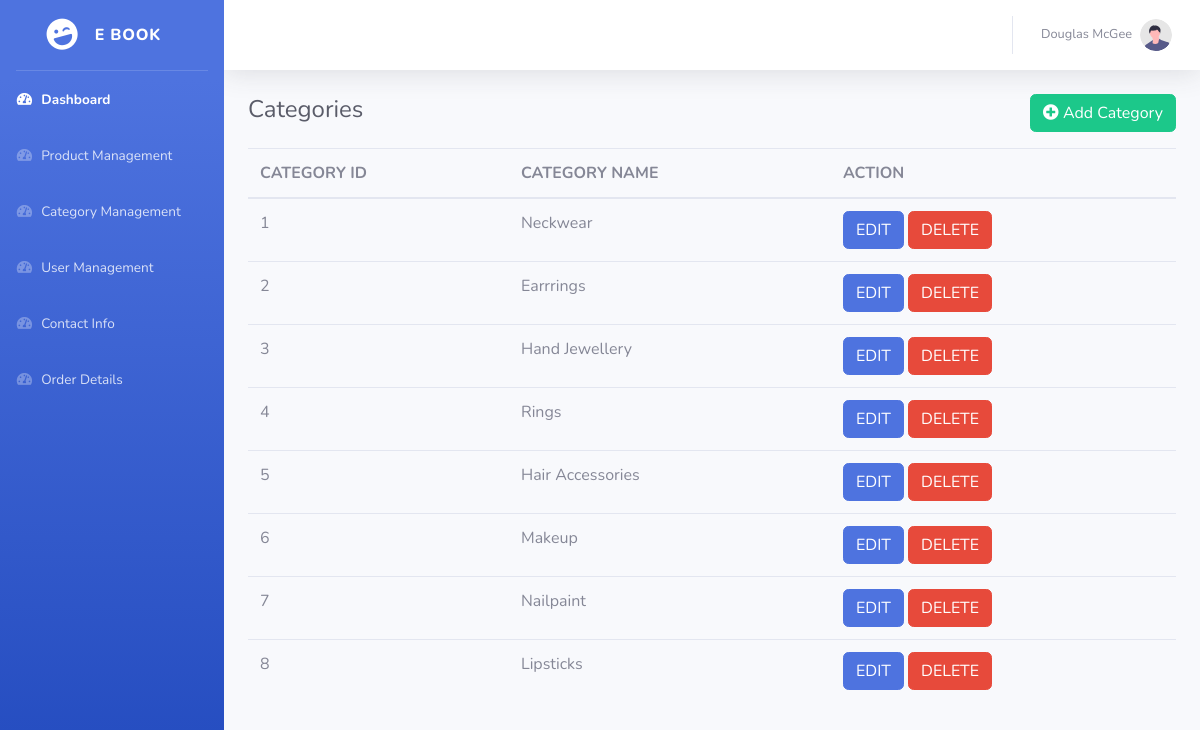
The page /backend/category_display.php (signed in) on the database its author committed.
### tables this page shows
CREATE TABLE `catagories` (
  `cat_id` int(11) NOT NULL,
  `cat_name` varchar(50) NOT NULL
);

### backend/category_display.php (the view, shortened to what this page needs)
<!DOCTYPE html>
<html lang="en">
<head>
    <link href="vendor/fontawesome-free/css/all.min.css" rel="stylesheet" type="text/css">
    <link href="css/sb-admin-2.min.css" rel="stylesheet">
</head>
<body id="page-top">
    <div id="wrapper">
        <?php
       include('./sidebar.php');
       ?>
        <div id="content-wrapper" class="d-flex flex-column">
            <div id="content">
               <?php
include("./navbar.php");
               ?>
                <div class="px-4">
    <div class="d-flex justify-content-between align-items-center mb-3">
        <h1 class="h4 text-gray-800">Categories</h1>
        <a href="category_add.php" class="btn btn-success">
            <i class="fas fa-plus-circle"></i> Add Category
        </a>
    </div>
                <table class="table">
<thead>
  <tr>
    <th scope="col">CATEGORY ID</th>
    <th scope="col">CATEGORY NAME</th>
    <th scope="col">ACTION</th>
  </tr>
</thead>
<tbody>
<?php
include('./connection.php');
    $sql = "SELECT * FROM `catagories`";
    $data = mysqli_query($conn,$sql);
    while($result = mysqli_fetch_assoc($data)){
echo "
  <tr>
    <td>{$result['cat_id']}</td>
    <td>{$result['cat_name']}</td>
    <td>
    <a href='category_edit.php?id={$result['cat_id']}' class='text-white'><button type='button' class='btn btn-primary'>EDIT</button></a>
    <a href='category_delete.php?id={$result['cat_id']}' class='text-white'><button type='button' class='btn btn-danger'>DELETE</button></a>
    </td>
  </tr>
";
    }
?>
 </div>
        </div>
    </div>
</body>
</html>

### rows shown on the page
catagories: cat_id "1", cat_name "Neckwear"
catagories: cat_id "2", cat_name "Earrrings"
catagories: cat_id "3", cat_name "Hand Jewellery"
catagories: cat_id "4", cat_name "Rings"
catagories: cat_id "5", cat_name "Hair Accessories"
catagories: cat_id "6", cat_name "Makeup"
catagories: cat_id "7", cat_name "Nailpaint"
catagories: cat_id "8", cat_name "Lipsticks"
